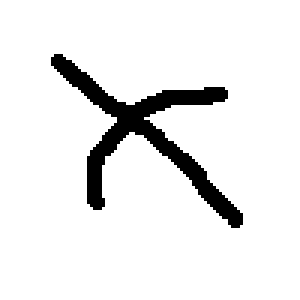
#> input picture imagens/retas.png, 100 x 100 px, found by its file name (shown 3 times larger)
$ jupyter execute --allow-errors aula_10.ipynb
#> lines starting #> are read from the running program, lines starting #| are printed output that depends on the picture; after the words box and inside, x2 and y2 are one past the last pixel; in counts of white or black regions, pixels touching at a corner belong together
[cell 1]
import cv2
import numpy as np
import matplotlib.pyplot as plt

[cell 2]
x0, y0 = 1, 4
x1, y1 = 3, 2

a = np.linspace(-5, 5, 100)

b0 = -x0*a + y0
b1 = -x1*a + y1

plt.plot(a, b0)
plt.plot(a, b1)
plt.grid()
plt.show()
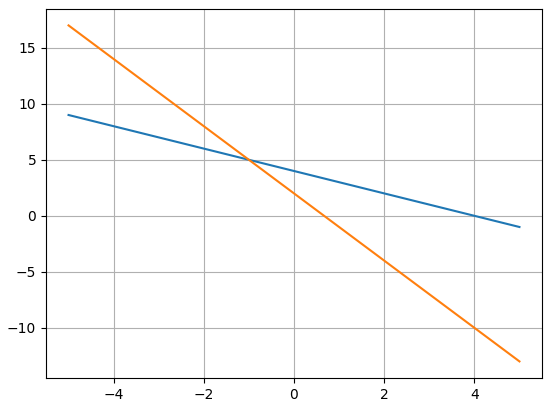
#> figure drawn by matplotlib, 1 panel; curve peaks at x = -5, y = 9; curve peaks at x = -5, y = 17

[cell 3]
# canny
path = 'images/retas.png'
img = cv2.imread(path)
#> img is the input picture: shape (100, 100, 3); 92% white; 1 black region, box (x1, y1, x2, y2) and area: (17, 18, 81, 76) 802
img_gray = cv2.cvtColor(img, cv2.COLOR_BGR2GRAY)
img_gauss = cv2.GaussianBlur(img_gray, (5, 5), 0)
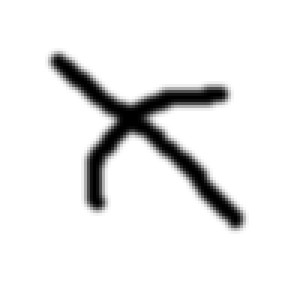
#> img_gauss: shape (100, 100) (shown 3 times larger); min 0, max 255, mean 234.5
edges = cv2.Canny(img_gray, 50, 150)
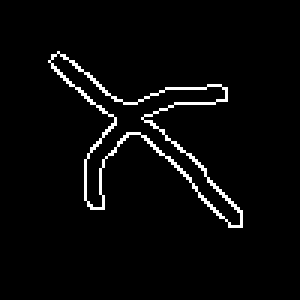
#> edges: shape (100, 100) (shown 3 times larger); 3.4% white in thin lines or dots, all inside (x1, y1, x2, y2) = (16, 17, 81, 76)

# hough lines
H = np.zeros_like(edges)
#> (the rest of this cell did not finish here and is left out)
